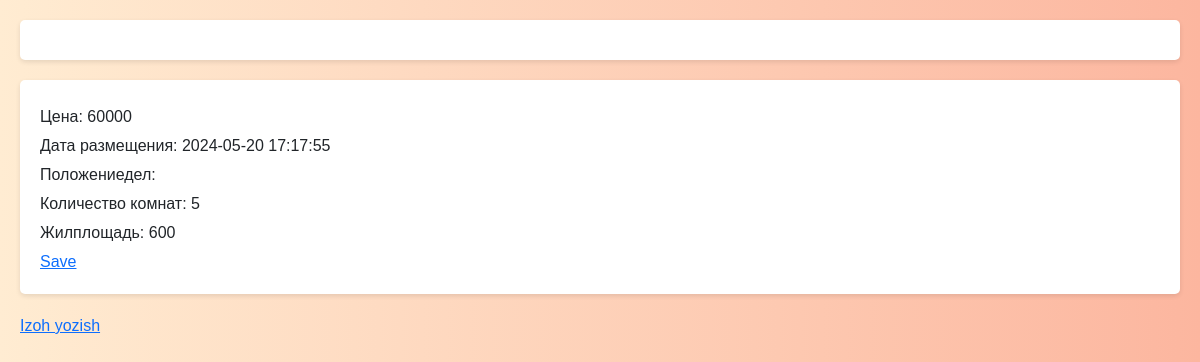
Page /detail/1/ on the earlier database version.
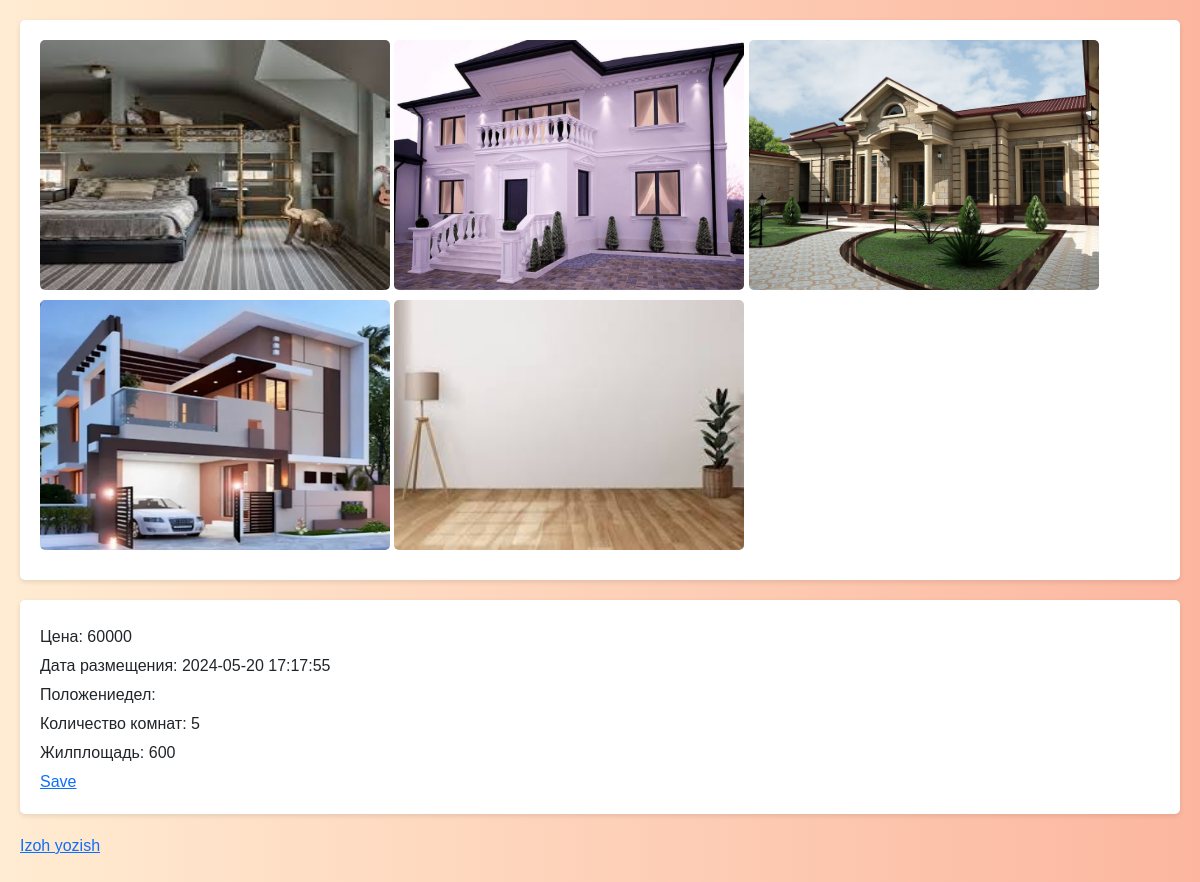
Same page on the later database version.
### page_1/models.py (models this page shows, shortened)
class Xususiyati(models.Model):
    uy = models.ForeignKey(Uylar, on_delete=models.CASCADE)
    vazifasi = models.ForeignKey(Vazifalar, on_delete=models.CASCADE)
    narxi = models.CharField(max_length=255)
    sana = models.DateTimeField(default=datetime.now(), blank=True)
    star = models.ForeignKey(Stars, on_delete=models.CASCADE)
    defaultimage = models.ImageField(default='defaulthome.jpg')

class Uylar(models.Model):
    mijoz_id= models.ForeignKey(Mijoz, on_delete=models.CASCADE)
    holati = models.TextField()
    yashash_maydoni = models.CharField(max_length=255)
    xonalar_soni = models.BigIntegerField()
    joylashuvi = models.CharField(max_length=255)

class UyRasmlari(models.Model):
    id = models.BigAutoField(primary_key=True)
    xususiyat_id= models.ForeignKey(Xususiyati, on_delete=models.CASCADE)
    picture = models.ImageField(default='default.jpg')

### page_1/views.py (the view, shortened to what this page needs)
# urls.py: path('detail/<a>/', detail_home.as_view(), name='detail_home'),
class detail_home(View):
    def get(self, request, a):
        review_form = ReviewForm()
        uy = Xususiyati.objects.get(id=a).uy
        sharxlar = Review.objects.filter(uy_id=uy.id)
        xususiyat = Xususiyati.objects.get(pk=a)
        Uy_picture = UyRasmlari.objects.filter(xususiyat_id=a)
        return render(request, 'detail_img.html', {'Uy_picture':Uy_picture, "xususiyat":xususiyat,'form': review_form,'sharxlar': sharxlar})

### templates/detail_img.html (shortened to what this page needs)
<!DOCTYPE html>
<html lang="en">
<head>
    <link href="https://cdn.jsdelivr.net/npm/bootstrap@5.3.3/dist/css/bootstrap.min.css" rel="stylesheet">
</head>
<body>
    <div>
        {% for i in Uy_picture %}
            <img src="{{ i.picture.url }}">
        {% endfor %}
    </div>
    <div>
        <p>Цена: {{ xususiyat.narxi }}</p>
        <p>Дата размещения: {{ xususiyat.sana |date:"Y-m-d H:i:s" }}</p>
        <p>Положениедел: {{ xususiyat.uy.положениедел }}</p>
        <p>Количество комнат: {{ xususiyat.uy.xonalar_soni }}</p>
        <p>Жилплощадь: {{ xususiyat.uy.yashash_maydoni }}</p>
        <a href="{% url 'download_word' xususiyat.id %}">Save</a>
    </div>
{% if user.is_authenticated %}
    <div class="row">
        <div class="col-4">
            <form method="post">
                {% csrf_token %}
                {{ form.as_p }}
                <button class="btn btn-primary mb-4" type="submit">Send</button>
            </form>
        </div>
    </div>
    {% for sharx in sharxlar %}
        <div>
            <b>{{ sharx.user_id.username }}</b>
            <p class="mt-2 ms-4">
                {{ sharx.description }}
            </p>
        </div>
    {% endfor %}
    {% else %}
        <p>
            <a href="{% url 'login' %}">Izoh yozish</a>
        </p>
    {% endif %}
</body>
</html>

### templates/detail_img.html (style rules this page uses)
body { font-family: Arial, sans-serif; background-color: #f0f0f0; padding: 20px; }
div { background-color: #fff; border-radius: 5px; box-shadow: 0 2px 5px rgba(0, 0, 0, 0.1); padding: 20px; margin-bottom: 20px; }
img { width: 350px; height: 250px; border-radius: 5px; margin-bottom: 10px; }
p { margin: 5px 0; }
body { background: linear-gradient(to right, #ffecd2 0%, #fcb69f 100%); }

Differences in the rows shown:
added UyRasmlari: picture (picture)
added UyRasmlari: picture (picture)
added UyRasmlari: picture (picture)
added UyRasmlari: picture (picture)
added UyRasmlari: picture (picture)
